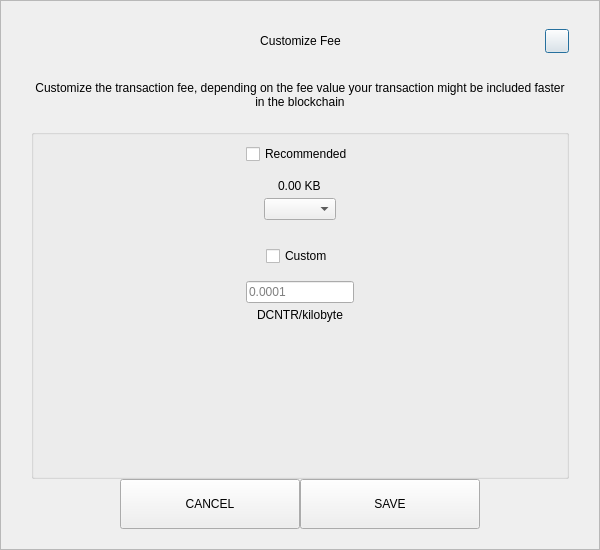
<?xml version="1.0" encoding="UTF-8"?>
<ui version="4.0">
 <class>SendCustomFeeDialog</class>
 <widget class="QDialog" name="SendCustomFeeDialog">
  <property name="geometry">
   <rect>
    <x>0</x>
    <y>0</y>
    <width>600</width>
    <height>550</height>
   </rect>
  </property>
  <property name="windowTitle">
   <string>Form</string>
  </property>
  <layout class="QVBoxLayout" name="verticalLayout_3">
   <property name="spacing">
    <number>0</number>
   </property>
   <property name="leftMargin">
    <number>0</number>
   </property>
   <property name="topMargin">
    <number>0</number>
   </property>
   <property name="rightMargin">
    <number>0</number>
   </property>
   <property name="bottomMargin">
    <number>0</number>
   </property>
   <item>
    <widget class="QFrame" name="frame">
     <property name="styleSheet">
      <string notr="true"/>
     </property>
     <property name="frameShape">
      <enum>QFrame::StyledPanel</enum>
     </property>
     <property name="frameShadow">
      <enum>QFrame::Raised</enum>
     </property>
     <layout class="QVBoxLayout" name="verticalLayout_2">
      <property name="spacing">
       <number>0</number>
      </property>
      <property name="leftMargin">
       <number>30</number>
      </property>
      <property name="topMargin">
       <number>20</number>
      </property>
      <property name="rightMargin">
       <number>30</number>
      </property>
      <property name="bottomMargin">
       <number>20</number>
      </property>
      <item>
       <layout class="QHBoxLayout" name="horizontalLayout_3">
        <property name="spacing">
         <number>0</number>
        </property>
        <item>
         <spacer name="horizontalSpacer_21">
          <property name="orientation">
           <enum>Qt::Horizontal</enum>
          </property>
          <property name="sizeHint" stdset="0">
           <size>
            <width>40</width>
            <height>20</height>
           </size>
          </property>
         </spacer>
        </item>
        <item>
         <widget class="QLabel" name="labelTitle">
          <property name="minimumSize">
           <size>
            <width>0</width>
            <height>40</height>
           </size>
          </property>
          <property name="maximumSize">
           <size>
            <width>16777215</width>
            <height>40</height>
           </size>
          </property>
          <property name="styleSheet">
           <string notr="true">padding-left:24px;</string>
          </property>
          <property name="text">
           <string>Customize Fee</string>
          </property>
          <property name="alignment">
           <set>Qt::AlignCenter</set>
          </property>
          <property name="margin">
           <number>7</number>
          </property>
         </widget>
        </item>
        <item>
         <spacer name="horizontalSpacer">
          <property name="orientation">
           <enum>Qt::Horizontal</enum>
          </property>
          <property name="sizeHint" stdset="0">
           <size>
            <width>40</width>
            <height>20</height>
           </size>
          </property>
         </spacer>
        </item>
        <item>
         <widget class="QPushButton" name="btnEsc">
          <property name="minimumSize">
           <size>
            <width>24</width>
            <height>24</height>
           </size>
          </property>
          <property name="maximumSize">
           <size>
            <width>24</width>
            <height>24</height>
           </size>
          </property>
          <property name="text">
           <string/>
          </property>
         </widget>
        </item>
       </layout>
      </item>
      <item>
       <spacer name="verticalSpacer_2">
        <property name="orientation">
         <enum>Qt::Vertical</enum>
        </property>
        <property name="sizeType">
         <enum>QSizePolicy::Fixed</enum>
        </property>
        <property name="sizeHint" stdset="0">
         <size>
          <width>20</width>
          <height>20</height>
         </size>
        </property>
       </spacer>
      </item>
      <item>
       <widget class="QLabel" name="labelMessage">
        <property name="text">
         <string>Customize the transaction fee, depending on the fee value your transaction might be included faster in the blockchain</string>
        </property>
        <property name="alignment">
         <set>Qt::AlignCenter</set>
        </property>
        <property name="wordWrap">
         <bool>true</bool>
        </property>
       </widget>
      </item>
      <item>
       <spacer name="verticalSpacer_3">
        <property name="orientation">
         <enum>Qt::Vertical</enum>
        </property>
        <property name="sizeType">
         <enum>QSizePolicy::Fixed</enum>
        </property>
        <property name="sizeHint" stdset="0">
         <size>
          <width>20</width>
          <height>20</height>
         </size>
        </property>
       </spacer>
      </item>
      <item>
       <widget class="QGroupBox" name="groupBox">
        <property name="title">
         <string/>
        </property>
        <layout class="QVBoxLayout" name="verticalLayout">
         <property name="leftMargin">
          <number>12</number>
         </property>
         <property name="rightMargin">
          <number>12</number>
         </property>
         <item>
          <layout class="QVBoxLayout" name="verticalLayout_4">
           <property name="spacing">
            <number>5</number>
           </property>
           <item alignment="Qt::AlignHCenter">
            <widget class="QCheckBox" name="checkBoxRecommended">
             <property name="text">
              <string>Recommended</string>
             </property>
            </widget>
           </item>
           <item>
            <spacer name="verticalSpacer_5">
             <property name="orientation">
              <enum>Qt::Vertical</enum>
             </property>
             <property name="sizeType">
              <enum>QSizePolicy::Fixed</enum>
             </property>
             <property name="sizeHint" stdset="0">
              <size>
               <width>20</width>
               <height>10</height>
              </size>
             </property>
            </spacer>
           </item>
           <item alignment="Qt::AlignHCenter">
            <widget class="QLabel" name="labelFee">
             <property name="text">
              <string>0.00 KB</string>
             </property>
            </widget>
           </item>
           <item alignment="Qt::AlignHCenter">
            <widget class="QComboBox" name="comboBoxRecommended"/>
           </item>
          </layout>
         </item>
         <item>
          <spacer name="verticalSpacer">
           <property name="orientation">
            <enum>Qt::Vertical</enum>
           </property>
           <property name="sizeType">
            <enum>QSizePolicy::Fixed</enum>
           </property>
           <property name="sizeHint" stdset="0">
            <size>
             <width>20</width>
             <height>20</height>
            </size>
           </property>
          </spacer>
         </item>
         <item>
          <layout class="QVBoxLayout" name="verticalLayout_5">
           <property name="spacing">
            <number>5</number>
           </property>
           <item alignment="Qt::AlignHCenter">
            <widget class="QCheckBox" name="checkBoxCustom">
             <property name="text">
              <string>Custom</string>
             </property>
            </widget>
           </item>
           <item>
            <spacer name="verticalSpacer_6">
             <property name="orientation">
              <enum>Qt::Vertical</enum>
             </property>
             <property name="sizeType">
              <enum>QSizePolicy::Fixed</enum>
             </property>
             <property name="sizeHint" stdset="0">
              <size>
               <width>20</width>
               <height>10</height>
              </size>
             </property>
            </spacer>
           </item>
           <item alignment="Qt::AlignHCenter">
            <widget class="QLineEdit" name="lineEditCustomFee">
             <property name="placeholderText">
              <string notr="true">0.0001</string>
             </property>
            </widget>
           </item>
           <item alignment="Qt::AlignHCenter">
            <widget class="QLabel" name="labelCustomFee">
             <property name="text">
              <string>DCNTR/kilobyte</string>
             </property>
            </widget>
           </item>
          </layout>
         </item>
         <item>
          <spacer name="verticalSpacer_4">
           <property name="orientation">
            <enum>Qt::Vertical</enum>
           </property>
           <property name="sizeHint" stdset="0">
            <size>
             <width>20</width>
             <height>40</height>
            </size>
           </property>
          </spacer>
         </item>
        </layout>
       </widget>
      </item>
      <item>
       <layout class="QHBoxLayout" name="horizontalLayout" stretch="1,2,2,1">
        <item>
         <spacer name="horizontalSpacer1">
          <property name="orientation">
           <enum>Qt::Horizontal</enum>
          </property>
          <property name="sizeHint" stdset="0">
           <size>
            <width>40</width>
            <height>20</height>
           </size>
          </property>
         </spacer>
        </item>
        <item>
         <widget class="QPushButton" name="btnCancel">
          <property name="minimumSize">
           <size>
            <width>180</width>
            <height>50</height>
           </size>
          </property>
          <property name="focusPolicy">
           <enum>Qt::NoFocus</enum>
          </property>
          <property name="text">
           <string>CANCEL</string>
          </property>
         </widget>
        </item>
        <item>
         <widget class="QPushButton" name="btnSave">
          <property name="minimumSize">
           <size>
            <width>180</width>
            <height>50</height>
           </size>
          </property>
          <property name="focusPolicy">
           <enum>Qt::NoFocus</enum>
          </property>
          <property name="text">
           <string>SAVE</string>
          </property>
         </widget>
        </item>
        <item>
         <spacer name="horizontalSpacer_2">
          <property name="orientation">
           <enum>Qt::Horizontal</enum>
          </property>
          <property name="sizeHint" stdset="0">
           <size>
            <width>40</width>
            <height>20</height>
           </size>
          </property>
         </spacer>
        </item>
       </layout>
      </item>
     </layout>
    </widget>
   </item>
  </layout>
 </widget>
 <resources/>
 <connections/>
</ui>
